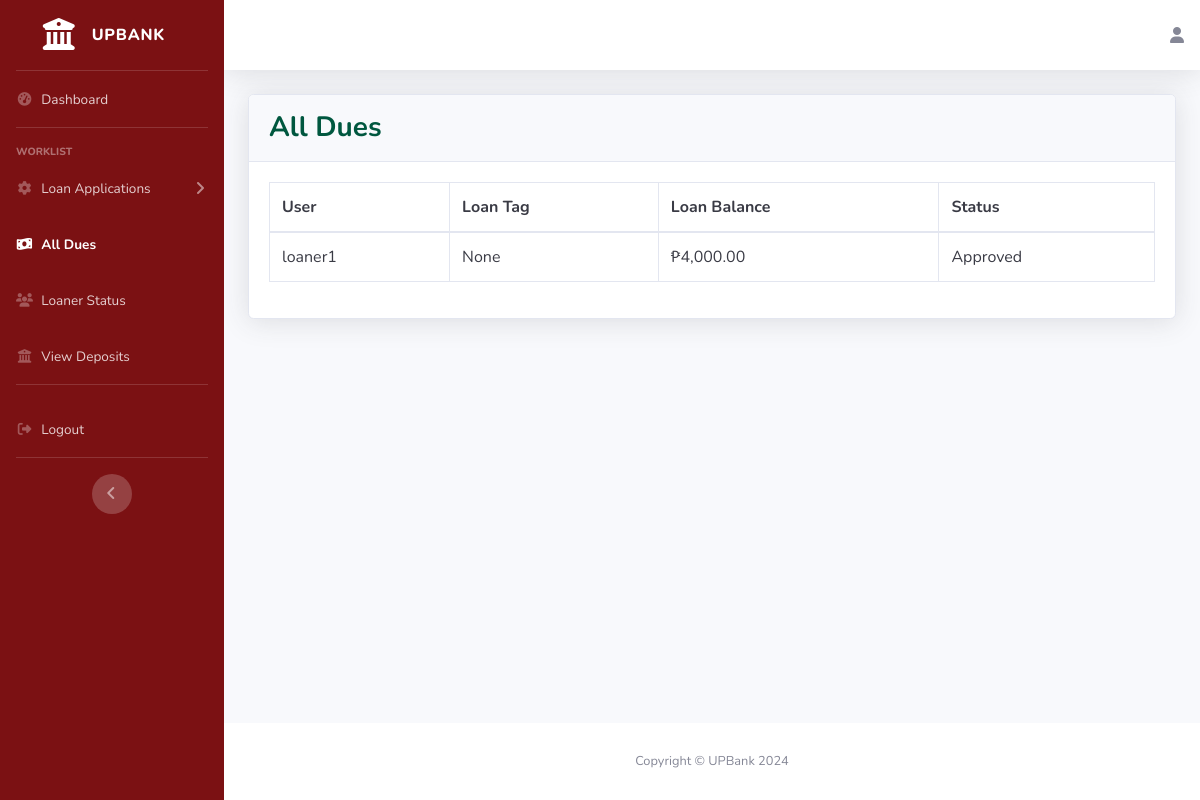
The page /create-manage-account/all-dues/ on the database as committed earlier.
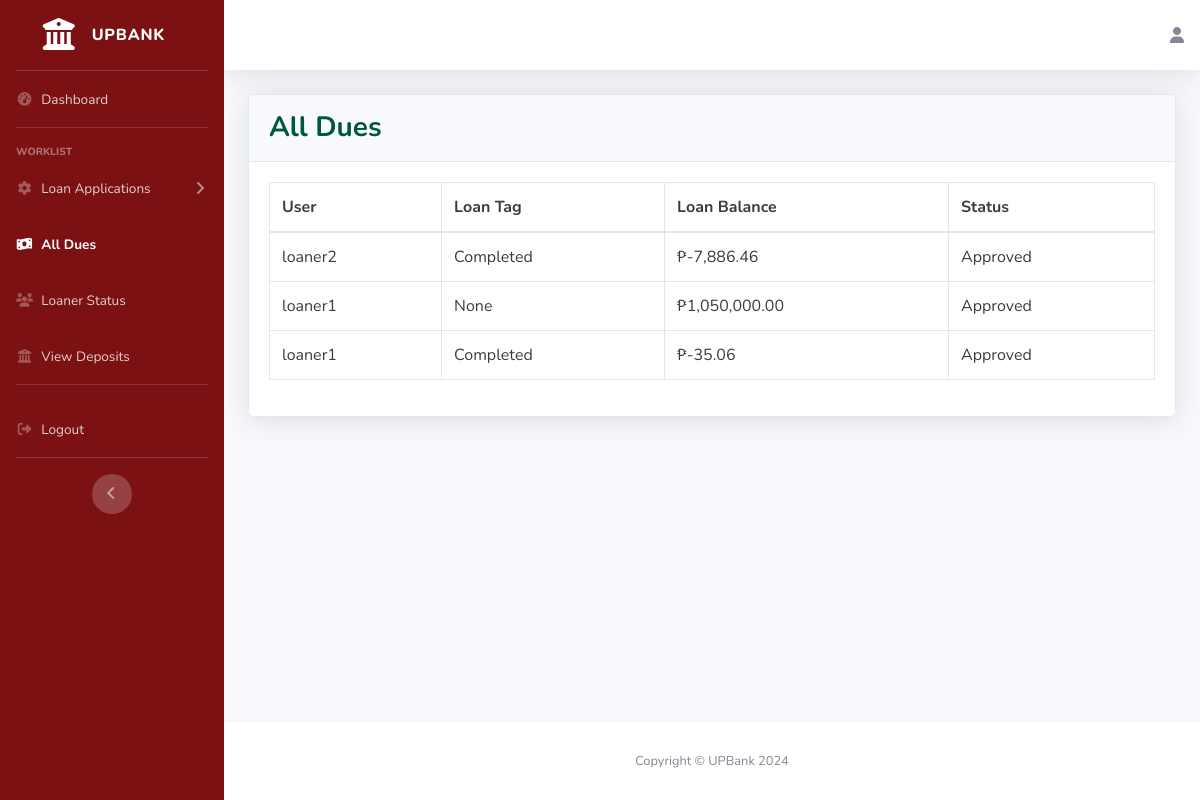
The same page on the database as committed later.
### loans_borrower/models.py (models this page shows, shortened)
class Loans(models.Model):
    STATUS = (
        ('For Review', 'For Review'),
        ('Approved', 'Approved'),
        ('Rejected', 'Rejected'),
    )
    CIV_STATUS = (
        ('Married', 'Married'),
        ('Separated', 'Separated'),
        ('Single', 'Single'),
        ('Widower', 'Widower'),
    )
    LEN_STAY = (
        ('Months', 'Months'),
        ('Years', 'Years'),
    )
    HOME_OWN = (
        ('Mortgage', 'Mortgage'),
        ('Rented', 'Rented'),
        ('Owned', 'Owned'),
        ('Used Free/Living with Parents/Relatives', 'Used Free/Living with Parents/Relatives'),
    )
    PHONE_TYPE = (
        ('Home', 'Home'),
        ('Mobile', 'Mobile'),
    )
    PRIME_INCOME = (
        ('Employment', 'Employment'),
        ('Business', 'Business'),
    )
    EMP_TYPE = (
        ('Local(Government)', 'Local(Government)'),
        ('Local(Private)', 'Local(Private)'),
        ('OFW Non-Immigrant(Government)', 'OFW Non-Immigrant(Government)'),
        ('OFW Non-Immigrant(Private)', 'OFW Non-Immigrant(Private)'),
    )
    LOAN_TAG = (
        ('Pending', 'Pending'),
        ('Delinquent', 'Delinquent'),
        ('In-Loan Default', 'In-Loan Default'),
        ('Completed', 'Completed'),
    )
    app_date = models.DateTimeField(null=True, blank=True)
    status = models.CharField(default='For Review',max_length=100, choices=STATUS, null=True)
    make = models.CharField(max_length=100, null=True, blank=False)
    model = models.CharField(max_length=100, null=True, blank=False)
    sell_price = models.DecimalField(max_digits=50, decimal_places=2, null=True, blank=False)
    dp_percent = models.PositiveIntegerField(null=True, blank=False)
    dp_amt = models.DecimalField(max_digits=50, decimal_places=2, null=True, blank=False)
    loan_amt = models.DecimalField(max_digits=50, decimal_places=2, null=True, blank=False)
    no_of_payments = models.IntegerField(null=True, blank=False)
    loan_bal = models.DecimalField(default=0,max_digits=50, decimal_places=2, null=True, blank=True)
    user = models.ForeignKey(User, on_delete=models.CASCADE, null=True, blank=True)
    first_name = models.CharField(max_length=100, null=True, blank=False)
    middle_name = models.CharField(max_length=100, null=True, blank=True)
    last_name = models.CharField(max_length=100, null=True, blank=False)
    birthdate = models.DateField(null=True, blank=False)
    civ_status = models.CharField(max_length=100, choices=CIV_STATUS, null=True, blank=False)
    unit_no = models.CharField(max_length=100, null=True, blank=False)
    condo_name = models.CharField(max_length=100, null=True, blank=True)
    street = models.CharField(max_length=100, null=True, blank=False)
    subdiv_brgy = models.CharField(max_length=100, null=True, blank=False)
    city = models.CharField(max_length=100, null=True, blank=False)
    municip_prov = models.CharField(max_length=100, null=True, blank=False)
    country = models.CharField(max_length=100, null=True, blank=False)
    len_stay = models.CharField(max_length=100, choices=LEN_STAY, null=True, blank=False)
    len_stay_num = models.IntegerField(null=True, blank=False)
    home_own = models.CharField(max_length=100, choices=HOME_OWN, null=True, blank=False)
    phone_type = models.CharField(max_length=100, choices=PHONE_TYPE, null=True, blank=False)
    home_num = models.CharField(max_length=100, null=True, blank=True)
    mobile_num = PhoneNumberField(max_length=100, null=True, blank=True)
    email_add = models.CharField(max_length=100, null=True, blank=False)
    prime_income = models.CharField(max_length=100, choices=PRIME_INCOME, null=True, blank=False)
    emp_type = models.CharField(max_length=100, choices=EMP_TYPE, null=True, blank=True)
    emp_name = models.CharField(max_length=100, null=True, blank=True)
    job_pos = models.CharField(max_length=100, null=True, blank=True)
    emp_tenure = models.CharField(max_length=100, choices=LEN_STAY, null=True, blank=True)
    emp_tenure_num = models.IntegerField(null=True, blank=True)
    emp_monthly_income = models.DecimalField(max_digits=50, decimal_places=2, null=True, blank=True)
    emp_work_no = models.CharField(max_length=100, null=True, blank=True)
    bsns_type = models.CharField(default="Self-Employed", max_length=100, null=True, blank=True)
    bsns_name = models.CharField(max_length=100, null=True, blank=True)
    bsns_tenure = models.CharField(max_length=100, choices=LEN_STAY, null=True, blank=True)
    bsns_tenure_num = models.IntegerField(null=True, blank=True)
    bsns_monthly_income = models.DecimalField(max_digits=50, decimal_places=2, null=True, blank=True)
    bsns_work_no = models.CharField(max_length=100, null=True, blank=True)
    bsns_unit_no = models.CharField(max_length=100, null=True, blank=True)
    bsns_condo_name = models.CharField(max_length=100, null=True, blank=True)
    bsns_street = models.CharField(max_length=100, null=True, blank=True)
    bsns_subdiv_brgy = models.CharField(max_length=100, null=True, blank=True)
    bsns_city = models.CharField(max_length=100, null=True, blank=True)
    bsns_municip_prov = models.CharField(max_length=100, null=True, blank=True)
    bsns_country = models.CharField(max_length=100, null=True, blank=True)
    loan_docs = models.FileField(upload_to='loan_docs/', null=True, blank=True)
    loan_tag = models.CharField(default='Pending', max_length=100, choices=LOAN_TAG, null=True, blank=True)

### create_manage_acc/views.py (the view)
# urls.py: path('all-dues/', views.all_dues, name='all_dues'),
def all_dues(request):
    loans = Loans.objects.filter(status='Approved').order_by('-app_date')
    return render(request, 'create_manage_acc/all_dues.html', {'loans': loans})

### create_manage_acc/templates/create_manage_acc/all_dues.html (shortened to what this page needs)
{% extends 'bank_officer/navbar.html' %}
{% load static %}
{% load humanize %}
{% block content %}
<div class="card shadow mb-4">
    <div class="card-header py-3">
        <h3 class="m-0 font-weight-bold" style="color:#00573f">All Dues</h3>
    </div>
    <div class="card-body">
        <div class="table-responsive">
            <table class="table table-hover table-bordered text-gray-900" id="dataTable" width="100%" cellspacing="0">
                <thead>
                    <tr>
                        <th>User</th>
                        <th>Loan Tag</th>
                        <th>Loan Balance</th>
                        <th>Status</th>
                    </tr>
                </thead>
                <tbody>
                    {% for loan in loans %}
                    <tr>
                        <td>{{ loan.user.username }}</td>
                        <td>{{ loan.loan_tag }}</td>
                        <td>₱{{ loan.loan_bal|intcomma }}</td>
                        <td>{{ loan.status }}</td>
                    </tr>
                    {% endfor %}
                </tbody>
            </table>
        </div>
    </div>
</div>
{% endblock content %}

Rows that differ between the two databases and show on the page:
added Loans: user.username "loaner2", loan_tag "Completed", loan_bal "-7,886.46", status "Approved"
added Loans: user.username "loaner1", loan_tag "None", loan_bal "1,050,000.00", status "Approved"
changed Loans (number 3 of 3 on the later page): loan_tag "None" → "Completed"; loan_bal "4,000.00" → "-35.06"
